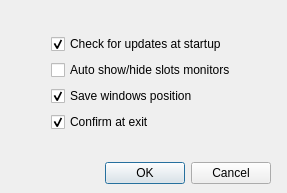
<?xml version="1.0" encoding="UTF-8"?>
<ui version="4.0">
 <class>PreferencesDialog</class>
 <widget class="QDialog" name="PreferencesDialog">
  <property name="geometry">
   <rect>
    <x>0</x>
    <y>0</y>
    <width>287</width>
    <height>193</height>
   </rect>
  </property>
  <property name="maximumSize">
   <size>
    <width>531</width>
    <height>315</height>
   </size>
  </property>
  <property name="windowTitle">
   <string>Options</string>
  </property>
  <widget class="QWidget" name="gridLayoutWidget">
   <property name="geometry">
    <rect>
     <x>10</x>
     <y>10</y>
     <width>267</width>
     <height>146</height>
    </rect>
   </property>
   <layout class="QGridLayout" name="gridLayout">
    <property name="sizeConstraint">
     <enum>QLayout::SetDefaultConstraint</enum>
    </property>
    <item row="0" column="3">
     <spacer name="verticalSpacer">
      <property name="orientation">
       <enum>Qt::Vertical</enum>
      </property>
      <property name="sizeHint" stdset="0">
       <size>
        <width>20</width>
        <height>20</height>
       </size>
      </property>
     </spacer>
    </item>
    <item row="3" column="3">
     <widget class="QCheckBox" name="cbSaveDocks">
      <property name="text">
       <string>Save windows position</string>
      </property>
      <property name="checked">
       <bool>true</bool>
      </property>
     </widget>
    </item>
    <item row="1" column="3">
     <widget class="QCheckBox" name="cbCheckUpdates">
      <property name="text">
       <string>Check for updates at startup</string>
      </property>
      <property name="checked">
       <bool>true</bool>
      </property>
     </widget>
    </item>
    <item row="1" column="5">
     <spacer name="horizontalSpacer_2">
      <property name="orientation">
       <enum>Qt::Horizontal</enum>
      </property>
      <property name="sizeType">
       <enum>QSizePolicy::Minimum</enum>
      </property>
      <property name="sizeHint" stdset="0">
       <size>
        <width>20</width>
        <height>20</height>
       </size>
      </property>
     </spacer>
    </item>
    <item row="10" column="3">
     <spacer name="verticalSpacer_2">
      <property name="orientation">
       <enum>Qt::Vertical</enum>
      </property>
      <property name="sizeHint" stdset="0">
       <size>
        <width>20</width>
        <height>20</height>
       </size>
      </property>
     </spacer>
    </item>
    <item row="1" column="0">
     <spacer name="horizontalSpacer_1">
      <property name="orientation">
       <enum>Qt::Horizontal</enum>
      </property>
      <property name="sizeType">
       <enum>QSizePolicy::Minimum</enum>
      </property>
      <property name="sizeHint" stdset="0">
       <size>
        <width>20</width>
        <height>20</height>
       </size>
      </property>
     </spacer>
    </item>
    <item row="2" column="3">
     <widget class="QCheckBox" name="autoShowHideMonitors">
      <property name="sizePolicy">
       <sizepolicy hsizetype="Fixed" vsizetype="Fixed">
        <horstretch>1</horstretch>
        <verstretch>0</verstretch>
       </sizepolicy>
      </property>
      <property name="toolTip">
       <string>Auto show/hide slot MIDI monitor if used/unused</string>
      </property>
      <property name="styleSheet">
       <string notr="true">text-align:right;</string>
      </property>
      <property name="text">
       <string>Auto show/hide slots monitors</string>
      </property>
      <property name="checked">
       <bool>false</bool>
      </property>
     </widget>
    </item>
    <item row="4" column="3">
     <widget class="QCheckBox" name="cbConfirmAtExit">
      <property name="text">
       <string>Confirm at exit</string>
      </property>
      <property name="checked">
       <bool>true</bool>
      </property>
     </widget>
    </item>
   </layout>
  </widget>
  <widget class="QDialogButtonBox" name="buttonBox">
   <property name="geometry">
    <rect>
     <x>70</x>
     <y>160</y>
     <width>201</width>
     <height>26</height>
    </rect>
   </property>
   <property name="orientation">
    <enum>Qt::Horizontal</enum>
   </property>
   <property name="standardButtons">
    <set>QDialogButtonBox::Cancel|QDialogButtonBox::Ok</set>
   </property>
  </widget>
 </widget>
 <tabstops>
  <tabstop>cbCheckUpdates</tabstop>
  <tabstop>buttonBox</tabstop>
 </tabstops>
 <resources/>
 <connections>
  <connection>
   <sender>buttonBox</sender>
   <signal>accepted()</signal>
   <receiver>PreferencesDialog</receiver>
   <slot>accept()</slot>
   <hints>
    <hint type="sourcelabel">
     <x>268</x>
     <y>276</y>
    </hint>
    <hint type="destinationlabel">
     <x>276</x>
     <y>290</y>
    </hint>
   </hints>
  </connection>
  <connection>
   <sender>buttonBox</sender>
   <signal>rejected()</signal>
   <receiver>PreferencesDialog</receiver>
   <slot>reject()</slot>
   <hints>
    <hint type="sourcelabel">
     <x>351</x>
     <y>272</y>
    </hint>
    <hint type="destinationlabel">
     <x>354</x>
     <y>295</y>
    </hint>
   </hints>
  </connection>
 </connections>
</ui>
